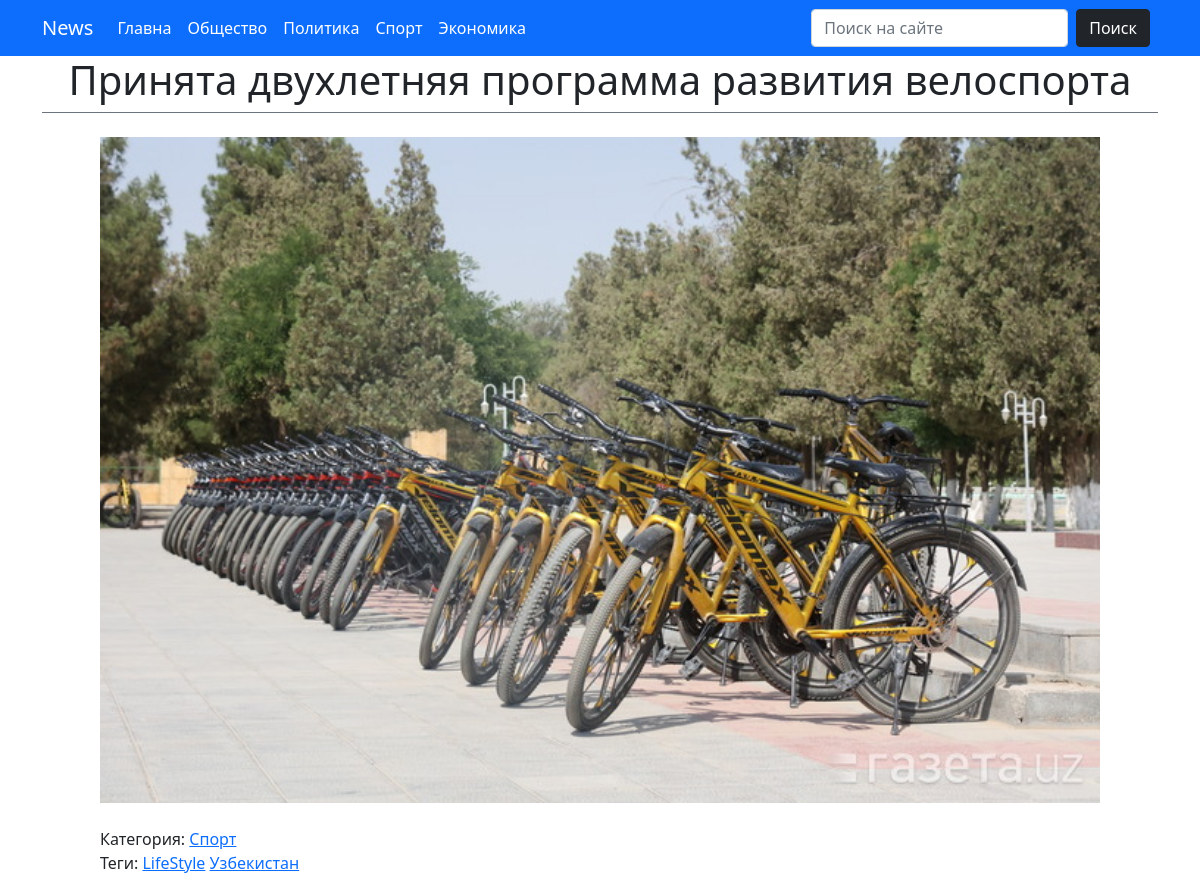
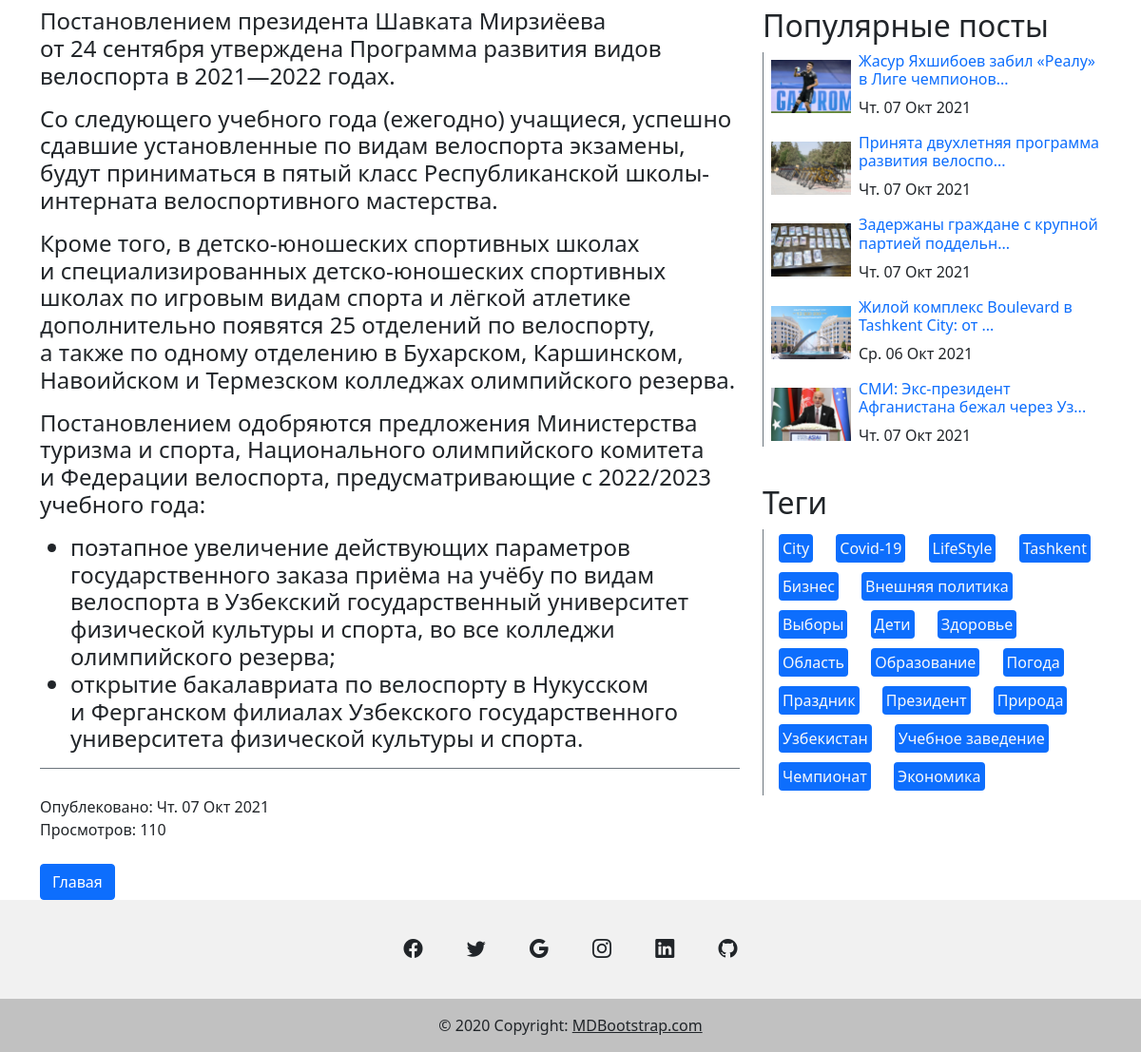
The page /post/prinyata-dvuhletnyaya-programma-razvitiya-velosporta on the database its author committed (2 pictures, top to bottom).
### news/models.py (models this page shows, shortened)
class Category(models.Model):
	title = models.CharField(max_length=255)
	slug = models.SlugField(max_length=255, verbose_name='url', unique=True)
	def __str__(self):
		return self.title
	def get_absolute_url(self):
		return reverse('category', kwargs={"slug": self.slug})
	class Meta:
		ordering = ['title']
		verbose_name = 'Категория'
		verbose_name_plural = 'Категории'

class Post(models.Model):
	title = models.CharField(max_length=255)
	slug = models.SlugField(max_length=255, verbose_name='url', unique=True)
	content = models.TextField()
	created_at = models.DateTimeField(auto_now_add=True, verbose_name='Опублековано')
	photo = models.ImageField(upload_to='photo/%Y/%m/%d/', blank=False)
	views = models.IntegerField(default=0, verbose_name='Количество просмотров')
	category = models.ForeignKey(Category, on_delete=models.PROTECT, related_name='posts')
	tags = models.ManyToManyField(Tag, blank=True, related_name='posts')
	def get_absolute_url(self):
		return reverse('post', kwargs={"slug": self.slug})
	class Meta:
		ordering = ['-created_at']
		verbose_name = 'Пост'
		verbose_name_plural = 'Посты'

class Tag(models.Model):
	title = models.CharField(max_length=50)
	slug = models.SlugField(max_length=50, verbose_name='url', unique=True)
	def get_absolute_url(self):
		return reverse('tag', kwargs={"slug": self.slug})
	class Meta:
		ordering = ['title']
		verbose_name = 'Тег'
		verbose_name_plural = 'Теги'

### news/views.py (the view)
# urls.py: path('post/<str:slug>', GetPost.as_view(), name='post'),
class GetPost(DetailView):
	model = Post
	template_name = 'news/single_page.html'
	context_object_name = 'posts'
	def get_context_data(self, *, object_list=None, **kwargs):
		context = super().get_context_data(**kwargs)
		self.object.views = F('views') + 1
		self.object.save()
		self.object.refresh_from_db()
		return context

### news/templatetags/menu.py (called while the page is built)
@register.inclusion_tag('news/categories_tpl.html')
def show_categories():
	categories = Category.objects.all()
	return {"categories": categories}

### news/templatetags/popular_news.py (called while the page is built)
@register.inclusion_tag('news/popular_posts_tpl.html')
def get_popular(cnt=3):
	posts = Post.objects.order_by('-views')[:cnt]
	return {"posts": posts}

@register.inclusion_tag('news/tags_tpl.html')
def get_tags():
	tags = Tag.objects.all()
	return {"tags": tags}

### news/templates/news/single_page.html (shortened to what this page needs)
{% extends 'news/base.html' %}
{% load popular_news %}
{%block main%}
<section>
    <div class="container">
        <div class="border-bottom border-secondary">
            <div class='text-center'>
                <h1>{{ posts.title }}</h1>
            </div>
        </div>
        <br>
    </div>
    <div class="col-md-10 offset-md-1">
        <div class="text-center">
            <img src="{{ posts.photo.url }}" class="img-fluid" width="100%" height-auto>
        </div>
    </div>
</section>
<section>
    <div class="col-md-8 offset-md-1">
        <span>
            <br>
            Категория: <a href="{{ posts.category.get_absolute_url }}">{{ posts.category }}</a>
        </span>
        <br>
        {% if posts.tags.exists %}
        <span>
            Теги:
            {% for tag in posts.tags.all %}
            <a href="{{ tag.get_absolute_url }}">{{ tag.title }}</a>
            {% endfor %}
        </span>
        <br>
        {% endif %}
    </div>
</section>
<section>
    <br>
    <div class="container">
        <div class="row">
            <div class="col-md-8">
                <div class="border-bottom border-secondary">
                    <h4>{{ posts.content|safe }}</h4>
                </div>
            </div>
            <div class="col-md-4">
                {% get_popular 5 %}<br>
                {% get_tags %}
            </div>
        </div>
        <div class="col-md-8">
            Опублековано: {{ posts.created_at|date:"D. d M Y" }}
        </div>
        <span class="col-md-8">
            Просмотров: {{ posts.views }}
        </span>
    </div>
    <br>
    <div class="container">
        <div class="col-md-8">
            <a href="{% url 'home' %}">
                <button type="button" class="btn btn-primary">Главая</button>
            </a>
        </div>
    </div>
</section>
{%endblock%}

### news/templates/news/categories_tpl.html
<div class="collapse navbar-collapse" id="navmenu">
    <ul class="navbar-nav me-auto mb-2 mb-lg-0">
        <li class="nav-item">
            <a class="nav-link active" aria-current="page" href="{% url 'home' %}">Главна</a>
            {% for item in categories %}
        <li class="nav-item">
            <a class="nav-link active" aria-current="page" href="{{ item.get_absolute_url }}">{{ item.title}}</a>
            {% endfor%}
    </ul>
</div>

### news/templates/news/popular_posts_tpl.html
<h2 class='sidebar-title'>Популярные посты</h2>
<div class="grid">
    <div class="border-start border-secondary">
        {% for post in posts %}
        <div class="sidebar_item popular">
            {% if post.photo %}
            <img src="{{ post.photo.url }}" class="img-fluid float-start p-2" style="max-width:100px" alt="{{ post.title }}">
            {% else %}
            <img src="..." class="img-fluid float-start" alt="...">
            {% endif %}
            <div class="sidebar_text">
                <h6><a href="{{ post.get_absolute_url }}" style="text-decoration:none">{{ post.title|slice:45|safe }}...</a></h6>
                <p><span>{{ post.created_at|date:"D. d M Y" }}</span></p>
            </div>
        </div>
        {% endfor %}
    </div>
</div>

### news/templates/news/tags_tpl.html
<h2 class='sidebar-title'>Теги</h2>
<div class="grid">
    <div class="border-start border-secondary">
        {% for tag in tags %}
        <a href="{{ tag.get_absolute_url }}" class="text-light bg-primary rounded ms-3 me-1 p-1" style="text-decoration:none; line-height:250%">{{ tag.title }}</a>
        {% endfor %}
    </div>
</div>

### rows shown on the page
Category: title "Общество"
Category: title "Политика"
Category: title "Спорт"
Category: title "Экономика"
Post: title "Принята двухлетняя программа развития велоспорта", photo (picture), category "Спорт", content "Постановлением президента Шавката Мирзиёева от 24 сентября утверждена Программа развития видов велоспорта в 2021—2022 годах. Со следующего учебного года (ежегодно) учащиеся, успешно сдавшие установленные по видам велоспорта экзамены, будут приниматься в пятый класс Республиканской школы-интерната велоспортивного мастерства. Кроме того, в детско-юношеских спортивных школах и специализированных детско-юношеских спортивных школах по игровым видам спорта и лёгкой атлетике дополнительно появятся 25 отделений по велоспорту, а также по одному отделению в Бухарском, Каршинском, Навоийском и Термезском колледжах олимпийского резерва. Постановлением одобряются предложения Министерства туризма и…", title "Принята двухлетняя программа развития велоспо", created_at "Чт. 07 Окт 2021", views "110"
Tag: title "LifeStyle"
Tag: title "Узбекистан"
Post: photo (picture), title "Жасур Яхшибоев забил «Реалу» в Лиге чемпионов", created_at "Чт. 07 Окт 2021"
Post: photo (picture), title "Задержаны граждане с крупной партией поддельн", created_at "Чт. 07 Окт 2021"
Post: photo (picture), title "Жилой комплекс Boulevard в Tashkent City: от", created_at "Ср. 06 Окт 2021"
Post: photo (picture), title "СМИ: Экс-президент Афганистана бежал через Уз", created_at "Чт. 07 Окт 2021"
Tag: title "City"
Tag: title "Covid-19"
Tag: title "Tashkent"
Tag: title "Бизнес"
Tag: title "Внешняя политика"
Tag: title "Выборы"
Tag: title "Дети"
Tag: title "Здоровье"
Tag: title "Область"
Tag: title "Образование"
Tag: title "Погода"
Tag: title "Праздник"
Tag: title "Президент"
Tag: title "Природа"
Tag: title "Учебное заведение"
Tag: title "Чемпионат"
Tag: title "Экономика"
